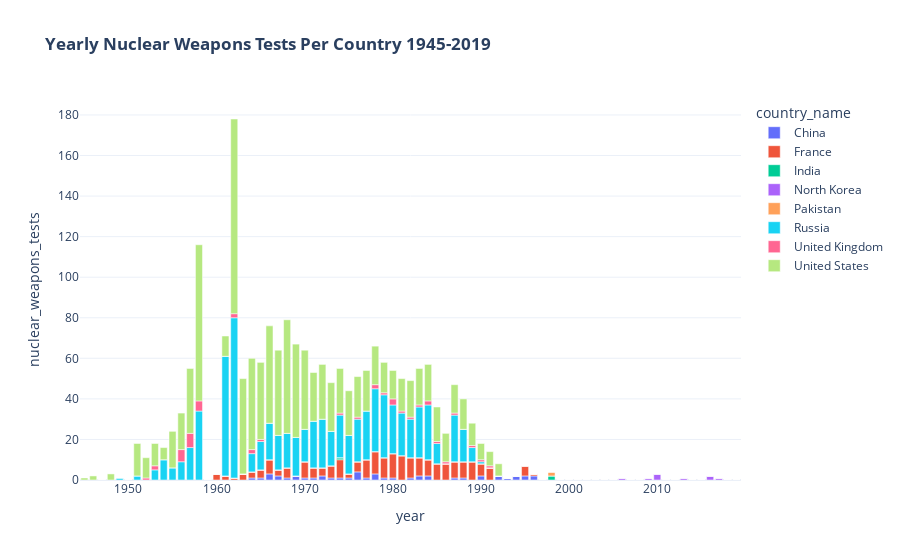

Notebook source saved alongside this figure:
### Markdown cell above
#### CHART 4: BAR CHART SHOWING AMOUNT OF YEARLY NUCLEAR WEAPONS TESTS PER EACH COUNTRY

### Code cell
# Create a chart
template_style = 'plotly_white'
fig = px.bar(df,
             x = 'year',
             y = 'nuclear_weapons_tests',
             color = 'country_name',
             color_continuous_scale = ['green', 'yellow', 'red'],
             title = '<b>Yearly Nuclear Weapons Tests Per Country 1945-2019</b>',
             template = template_style,)
# Display plot
fig.show()

### Figure 1 — Plotly figure (JSON) as saved in the notebook; plotly's stock layout.template omitted (floating-point values rounded to 4 significant figures)
{"data": [{"alignmentgroup": "True", "hovertemplate": "country_name=China<br>year=%{x}<br>nuclear_weapons_tests=%{y}<extra></extra>", "legendgroup": "China", "marker": {"color": "#636efa", "pattern": {"shape": ""}}, "name": "China", "offsetgroup": "China", "orientation": "v", "showlegend": true, "textposition": "auto", "type": "bar", "x": [1945, 1946, 1947, 1948, 1949, 1950, 1951, 1952, 1953, 1954, 1955, 1956, 1957, 1958, 1959, 1960, 1961, 1962, 1963, 1964, 1965, 1966, 1967, 1968, 1969, 1970, 1971, 1972, 1973, 1974, 1975, 1976, 1977, 1978, 1979, 1980, 1981, 1982, 1983, 1984, 1985, 1986, 1987, 1988, 1989, 1990, 1991, 1992, 1993, 1994, 1995, 1996, 1997, 1998, 1999, 2000, 2001, 2002, 2003, 2004, 2005, 2006, 2007, 2008, 2009, 2010, 2011, 2012, 2013, 2014, 2015, 2016, 2017, 2018, 2019], "xaxis": "x", "y": [0, 0, 0, 0, 0, 0, 0, 0, 0, 0, 0, 0, 0, 0, 0, 0, 0, 0, 0, 1, 1, 3, 2, 1, 2, 1, 1, 2, 1, 1, 1, 4, 1, 3, 1, 1, 0, 1, 2, 2, 0, 0, 1, 1, 0, 2, 0, 2, 1, 2, 2, 2, 0, 0, 0, 0, 0, 0, 0, 0, 0, 0, 0, 0, 0, 0, 0, 0, 0, 0, 0, 0, 0, 0, 0], "yaxis": "y"}, {"alignmentgroup": "True", "hovertemplate": "country_name=France<br>year=%{x}<br>nuclear_weapons_tests=%{y}<extra></extra>", "legendgroup": "France", "marker": {"color": "#EF553B", "pattern": {"shape": ""}}, "name": "France", "offsetgroup": "France", "orientation": "v", "showlegend": true, "textposition": "auto", "type": "bar", "x": [1945, 1946, 1947, 1948, 1949, 1950, 1951, 1952, 1953, 1954, 1955, 1956, 1957, 1958, 1959, 1960, 1961, 1962, 1963, 1964, 1965, 1966, 1967, 1968, 1969, 1970, 1971, 1972, 1973, 1974, 1975, 1976, 1977, 1978, 1979, 1980, 1981, 1982, 1983, 1984, 1985, 1986, 1987, 1988, 1989, 1990, 1991, 1992, 1993, 1994, 1995, 1996, 1997, 1998, 1999, 2000, 2001, 2002, 2003, 2004, 2005, 2006, 2007, 2008, 2009, 2010, 2011, 2012, 2013, 2014, 2015, 2016, 2017, 2018, 2019], "xaxis": "x", "y": [0, 0, 0, 0, 0, 0, 0, 0, 0, 0, 0, 0, 0, 0, 0, 3, 2, 1, 3, 3, 4, 7, 3, 5, 0, 8, 5, 4, 6, 9, 2, 5, 9, 11, 10, 12, 12, 10, 9, 8, 8, 8, 8, 8, 9, 6, 6, 0, 0, 0, 5, 1, 0, 0, 0, 0, 0, 0, 0, 0, 0, 0, 0, 0, 0, 0, 0, 0, 0, 0, 0, 0, 0, 0, 0], "yaxis": "y"}, {"alignmentgroup": "True", "hovertemplate": "country_name=India<br>year=%{x}<br>nuclear_weapons_tests=%{y}<extra></extra>", "legendgroup": "India", "marker": {"color": "#00cc96", "pattern": {"shape": ""}}, "name": "India", "offsetgroup": "India", "orientation": "v", "showlegend": true, "textposition": "auto", "type": "bar", "x": [1945, 1946, 1947, 1948, 1949, 1950, 1951, 1952, 1953, 1954, 1955, 1956, 1957, 1958, 1959, 1960, 1961, 1962, 1963, 1964, 1965, 1966, 1967, 1968, 1969, 1970, 1971, 1972, 1973, 1974, 1975, 1976, 1977, 1978, 1979, 1980, 1981, 1982, 1983, 1984, 1985, 1986, 1987, 1988, 1989, 1990, 1991, 1992, 1993, 1994, 1995, 1996, 1997, 1998, 1999, 2000, 2001, 2002, 2003, 2004, 2005, 2006, 2007, 2008, 2009, 2010, 2011, 2012, 2013, 2014, 2015, 2016, 2017, 2018, 2019], "xaxis": "x", "y": [0, 0, 0, 0, 0, 0, 0, 0, 0, 0, 0, 0, 0, 0, 0, 0, 0, 0, 0, 0, 0, 0, 0, 0, 0, 0, 0, 0, 0, 1, 0, 0, 0, 0, 0, 0, 0, 0, 0, 0, 0, 0, 0, 0, 0, 0, 0, 0, 0, 0, 0, 0, 0, 2, 0, 0, 0, 0, 0, 0, 0, 0, 0, 0, 0, 0, 0, 0, 0, 0, 0, 0, 0, 0, 0], "yaxis": "y"}, {"alignmentgroup": "True", "hovertemplate": "country_name=North Korea<br>year=%{x}<br>nuclear_weapons_tests=%{y}<extra></extra>", "legendgroup": "North Korea", "marker": {"color": "#ab63fa", "pattern": {"shape": ""}}, "name": "North Korea", "offsetgroup": "North Korea", "orientation": "v", "showlegend": true, "textposition": "auto", "type": "bar", "x": [1945, 1946, 1947, 1948, 1949, 1950, 1951, 1952, 1953, 1954, 1955, 1956, 1957, 1958, 1959, 1960, 1961, 1962, 1963, 1964, 1965, 1966, 1967, 1968, 1969, 1970, 1971, 1972, 1973, 1974, 1975, 1976, 1977, 1978, 1979, 1980, 1981, 1982, 1983, 1984, 1985, 1986, 1987, 1988, 1989, 1990, 1991, 1992, 1993, 1994, 1995, 1996, 1997, 1998, 1999, 2000, 2001, 2002, 2003, 2004, 2005, 2006, 2007, 2008, 2009, 2010, 2011, 2012, 2013, 2014, 2015, 2016, 2017, 2018, 2019], "xaxis": "x", "y": [0, 0, 0, 0, 0, 0, 0, 0, 0, 0, 0, 0, 0, 0, 0, 0, 0, 0, 0, 0, 0, 0, 0, 0, 0, 0, 0, 0, 0, 0, 0, 0, 0, 0, 0, 0, 0, 0, 0, 0, 0, 0, 0, 0, 0, 0, 0, 0, 0, 0, 0, 0, 0, 0, 0, 0, 0, 0, 0, 0, 0, 1, 0, 0, 1, 3, 0, 0, 1, 0, 0, 2, 1, 0, 0], "yaxis": "y"}, {"alignmentgroup": "True", "hovertemplate": "country_name=Pakistan<br>year=%{x}<br>nuclear_weapons_tests=%{y}<extra></extra>", "legendgroup": "Pakistan", "marker": {"color": "#FFA15A", "pattern": {"shape": ""}}, "name": "Pakistan", "offsetgroup": "Pakistan", "orientation": "v", "showlegend": true, "textposition": "auto", "type": "bar", "x": [1945, 1946, 1947, 1948, 1949, 1950, 1951, 1952, 1953, 1954, 1955, 1956, 1957, 1958, 1959, 1960, 1961, 1962, 1963, 1964, 1965, 1966, 1967, 1968, 1969, 1970, 1971, 1972, 1973, 1974, 1975, 1976, 1977, 1978, 1979, 1980, 1981, 1982, 1983, 1984, 1985, 1986, 1987, 1988, 1989, 1990, 1991, 1992, 1993, 1994, 1995, 1996, 1997, 1998, 1999, 2000, 2001, 2002, 2003, 2004, 2005, 2006, 2007, 2008, 2009, 2010, 2011, 2012, 2013, 2014, 2015, 2016, 2017, 2018, 2019], "xaxis": "x", "y": [0, 0, 0, 0, 0, 0, 0, 0, 0, 0, 0, 0, 0, 0, 0, 0, 0, 0, 0, 0, 0, 0, 0, 0, 0, 0, 0, 0, 0, 0, 0, 0, 0, 0, 0, 0, 0, 0, 0, 0, 0, 0, 0, 0, 0, 0, 0, 0, 0, 0, 0, 0, 0, 2, 0, 0, 0, 0, 0, 0, 0, 0, 0, 0, 0, 0, 0, 0, 0, 0, 0, 0, 0, 0, 0], "yaxis": "y"}, {"alignmentgroup": "True", "hovertemplate": "country_name=Russia<br>year=%{x}<br>nuclear_weapons_tests=%{y}<extra></extra>", "legendgroup": "Russia", "marker": {"color": "#19d3f3", "pattern": {"shape": ""}}, "name": "Russia", "offsetgroup": "Russia", "orientation": "v", "showlegend": true, "textposition": "auto", "type": "bar", "x": [1945, 1946, 1947, 1948, 1949, 1950, 1951, 1952, 1953, 1954, 1955, 1956, 1957, 1958, 1959, 1960, 1961, 1962, 1963, 1964, 1965, 1966, 1967, 1968, 1969, 1970, 1971, 1972, 1973, 1974, 1975, 1976, 1977, 1978, 1979, 1980, 1981, 1982, 1983, 1984, 1985, 1986, 1987, 1988, 1989, 1990, 1991, 1992, 1993, 1994, 1995, 1996, 1997, 1998, 1999, 2000, 2001, 2002, 2003, 2004, 2005, 2006, 2007, 2008, 2009, 2010, 2011, 2012, 2013, 2014, 2015, 2016, 2017, 2018, 2019], "xaxis": "x", "y": [0, 0, 0, 0, 1, 0, 2, 0, 5, 10, 6, 9, 16, 34, 0, 0, 59, 79, 0, 9, 14, 18, 17, 17, 19, 16, 23, 24, 17, 21, 19, 21, 24, 31, 31, 24, 21, 19, 25, 27, 10, 0, 23, 16, 7, 1, 0, 0, 0, 0, 0, 0, 0, 0, 0, 0, 0, 0, 0, 0, 0, 0, 0, 0, 0, 0, 0, 0, 0, 0, 0, 0, 0, 0, 0], "yaxis": "y"}, {"alignmentgroup": "True", "hovertemplate": "country_name=United Kingdom<br>year=%{x}<br>nuclear_weapons_tests=%{y}<extra></extra>", "legendgroup": "United Kingdom", "marker": {"color": "#FF6692", "pattern": {"shape": ""}}, "name": "United Kingdom", "offsetgroup": "United Kingdom", "orientation": "v", "showlegend": true, "textposition": "auto", "type": "bar", "x": [1945, 1946, 1947, 1948, 1949, 1950, 1951, 1952, 1953, 1954, 1955, 1956, 1957, 1958, 1959, 1960, 1961, 1962, 1963, 1964, 1965, 1966, 1967, 1968, 1969, 1970, 1971, 1972, 1973, 1974, 1975, 1976, 1977, 1978, 1979, 1980, 1981, 1982, 1983, 1984, 1985, 1986, 1987, 1988, 1989, 1990, 1991, 1992, 1993, 1994, 1995, 1996, 1997, 1998, 1999, 2000, 2001, 2002, 2003, 2004, 2005, 2006, 2007, 2008, 2009, 2010, 2011, 2012, 2013, 2014, 2015, 2016, 2017, 2018, 2019], "xaxis": "x", "y": [0, 0, 0, 0, 0, 0, 0, 1, 2, 0, 0, 6, 7, 5, 0, 0, 0, 2, 0, 2, 1, 0, 0, 0, 0, 0, 0, 0, 0, 1, 0, 1, 0, 2, 1, 3, 1, 1, 1, 2, 1, 1, 1, 0, 1, 1, 1, 0, 0, 0, 0, 0, 0, 0, 0, 0, 0, 0, 0, 0, 0, 0, 0, 0, 0, 0, 0, 0, 0, 0, 0, 0, 0, 0, 0], "yaxis": "y"}, {"alignmentgroup": "True", "hovertemplate": "country_name=United States<br>year=%{x}<br>nuclear_weapons_tests=%{y}<extra></extra>", "legendgroup": "United States", "marker": {"color": "#B6E880", "pattern": {"shape": ""}}, "name": "United States", "offsetgroup": "United States", "orientation": "v", "showlegend": true, "textposition": "auto", "type": "bar", "x": [1945, 1946, 1947, 1948, 1949, 1950, 1951, 1952, 1953, 1954, 1955, 1956, 1957, 1958, 1959, 1960, 1961, 1962, 1963, 1964, 1965, 1966, 1967, 1968, 1969, 1970, 1971, 1972, 1973, 1974, 1975, 1976, 1977, 1978, 1979, 1980, 1981, 1982, 1983, 1984, 1985, 1986, 1987, 1988, 1989, 1990, 1991, 1992, 1993, 1994, 1995, 1996, 1997, 1998, 1999, 2000, 2001, 2002, 2003, 2004, 2005, 2006, 2007, 2008, 2009, 2010, 2011, 2012, 2013, 2014, 2015, 2016, 2017, 2018, 2019], "xaxis": "x", "y": [1, 2, 0, 3, 0, 0, 16, 10, 11, 6, 18, 18, 32, 77, 0, 0, 10, 96, 47, 45, 38, 48, 42, 56, 46, 39, 24, 27, 24, 22, 22, 20, 20, 19, 15, 14, 16, 18, 18, 18, 17, 14, 14, 15, 11, 8, 7, 6, 0, 0, 0, 0, 0, 0, 0, 0, 0, 0, 0, 0, 0, 0, 0, 0, 0, 0, 0, 0, 0, 0, 0, 0, 0, 0, 0], "yaxis": "y"}], "layout": {"autosize": true, "barmode": "relative", "legend": {"title": {"text": "country_name"}, "tracegroupgap": 0}, "title": {"text": "<b>Yearly Nuclear Weapons Tests Per Country 1945-2019</b>"}, "xaxis": {"anchor": "y", "autorange": true, "domain": [0, 1], "range": [1944.0, 2020.0], "title": {"text": "year"}, "type": "linear"}, "yaxis": {"anchor": "x", "autorange": true, "domain": [0, 1], "range": [0, 187.4], "title": {"text": "nuclear_weapons_tests"}, "type": "linear"}}}
